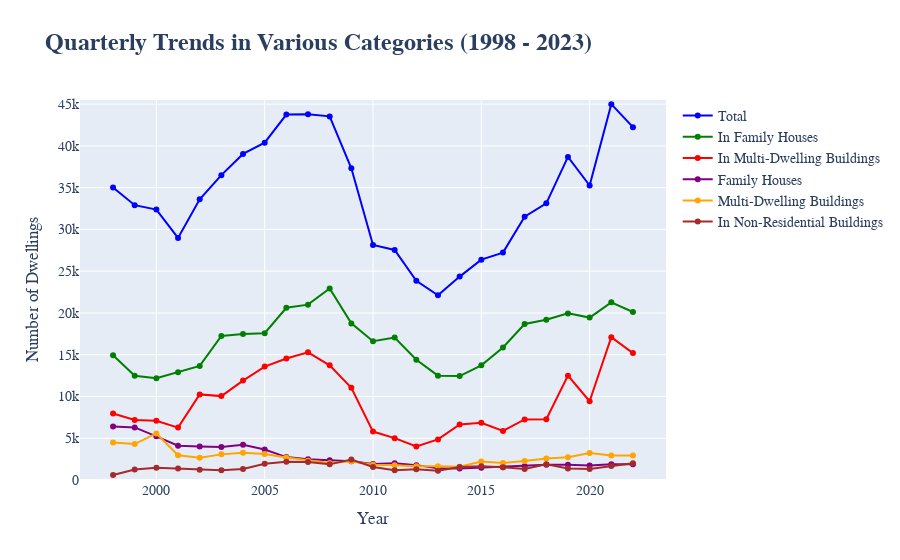

The notebook cell saved with this chart:
### Code cell
# Import required libraries
import pandas as pd
import plotly.graph_objects as go

def load_and_clean_data(file_path):
    """Load and clean the dataset."""
    # Load the data
    df = pd.read_excel(file_path)
    # ... [The rest of your cleaning code]
    return df_clean

def plot_quarterly_trends(df):
    """Plot the quarterly trend in various categories."""
    
    # Create a subplot with shared x-axis
    fig = go.Figure()

    # Add traces for different categories
    fig.add_trace(go.Scatter(x=df['Year'], y=df['Total_Dwellings'], mode='lines+markers', name='Total',
                             line=dict(color='blue')))
    fig.add_trace(go.Scatter(x=df['Year'], y=df['Family_Houses'], mode='lines+markers', name='In Family Houses',
                             line=dict(color='green')))
    fig.add_trace(go.Scatter(x=df['Year'], y=df['Multi_Dwelling_Buildings'], mode='lines+markers', name='In Multi-Dwelling Buildings',
                             line=dict(color='red')))
    fig.add_trace(go.Scatter(x=df['Year'], y=df['Change_Existing_Family_Houses'], mode='lines+markers', name='Family Houses',
                             line=dict(color='purple')))
    fig.add_trace(go.Scatter(x=df['Year'], y=df['Change_Existing_Multi_Dwelling_Buildings'], mode='lines+markers', name='Multi-Dwelling Buildings',
                             line=dict(color='orange')))
    fig.add_trace(go.Scatter(x=df['Year'], y=df['Non_Residential_Buildings'], mode='lines+markers', name='In Non-Residential Buildings',
                             line=dict(color='brown')))
    
    # Customize the layout
    fig.update_layout(
        title='<b>Quarterly Trends in Various Categories (1998 - 2023)</b>',
        xaxis_title='Year',
        yaxis_title='Number of Dwellings',
        font=dict(
            family="Arial, monospace",
            size=14
        ),
        title_font=dict(
            size=24,
            family="Arial, bold"
        )
    )
    
    fig.update_yaxes(range=[0, df[['Total_Dwellings', 'Family_Houses', 'Multi_Dwelling_Buildings', 
                                   'Change_Existing_Family_Houses', 'Change_Existing_Multi_Dwelling_Buildings', 
                                   'Non_Residential_Buildings']].max().max() + 500])  # Start y-axis from 0
    
    # Show the plot
    fig.show()

df_clean = load_and_clean_data(file_path)

# Plot the quarterly trends in various categories
plot_quarterly_trends(df_clean)

### Figure 1 — Plotly figure (JSON) as saved in the notebook; plotly's stock layout.template omitted (floating-point values rounded to 4 significant figures)
{"data": [{"line": {"color": "blue"}, "mode": "lines+markers", "name": "Total", "type": "scatter", "x": [1998, 1999, 2000, 2001, 2002, 2003, 2004, 2005, 2006, 2007, 2008, 2009, 2010, 2011, 2012, 2013, 2014, 2015, 2016, 2017, 2018, 2019, 2020, 2021, 2022], "y": [35027, 32900, 32377, 28983, 33606, 36496, 39037, 40381, 43747, 43796, 43531, 37319, 28135, 27535, 23853, 22108, 24351, 26378, 27224, 31521, 33121, 38677, 35254, 44992, 42242]}, {"line": {"color": "green"}, "mode": "lines+markers", "name": "In Family Houses", "type": "scatter", "x": [1998, 1999, 2000, 2001, 2002, 2003, 2004, 2005, 2006, 2007, 2008, 2009, 2010, 2011, 2012, 2013, 2014, 2015, 2016, 2017, 2018, 2019, 2020, 2021, 2022], "y": [14933, 12489, 12177, 12895, 13659, 17250, 17485, 17579, 20620, 20990, 22918, 18750, 16611, 17060, 14399, 12490, 12440, 13727, 15865, 18678, 19186, 19947, 19446, 21271, 20109]}, {"line": {"color": "red"}, "mode": "lines+markers", "name": "In Multi-Dwelling Buildings", "type": "scatter", "x": [1998, 1999, 2000, 2001, 2002, 2003, 2004, 2005, 2006, 2007, 2008, 2009, 2010, 2011, 2012, 2013, 2014, 2015, 2016, 2017, 2018, 2019, 2020, 2021, 2022], "y": [7961, 7192, 7097, 6276, 10246, 10043, 11901, 13574, 14541, 15283, 13724, 11045, 5798, 5013, 4022, 4857, 6657, 6848, 5870, 7244, 7280, 12491, 9426, 17098, 15189]}, {"line": {"color": "purple"}, "mode": "lines+markers", "name": "Family Houses", "type": "scatter", "x": [1998, 1999, 2000, 2001, 2002, 2003, 2004, 2005, 2006, 2007, 2008, 2009, 2010, 2011, 2012, 2013, 2014, 2015, 2016, 2017, 2018, 2019, 2020, 2021, 2022], "y": [6411, 6295, 5231, 4100, 4008, 3951, 4212, 3649, 2745, 2498, 2360, 2250, 1914, 1993, 1780, 1405, 1362, 1467, 1525, 1643, 1814, 1816, 1732, 1882, 1890]}, {"line": {"color": "orange"}, "mode": "lines+markers", "name": "Multi-Dwelling Buildings", "type": "scatter", "x": [1998, 1999, 2000, 2001, 2002, 2003, 2004, 2005, 2006, 2007, 2008, 2009, 2010, 2011, 2012, 2013, 2014, 2015, 2016, 2017, 2018, 2019, 2020, 2021, 2022], "y": [4481, 4306, 5574, 2971, 2665, 3068, 3266, 3120, 2680, 2314, 2028, 2234, 1834, 1753, 1634, 1635, 1600, 2225, 2037, 2286, 2581, 2732, 3244, 2946, 2942]}, {"line": {"color": "brown"}, "mode": "lines+markers", "name": "In Non-Residential Buildings", "type": "scatter", "x": [1998, 1999, 2000, 2001, 2002, 2003, 2004, 2005, 2006, 2007, 2008, 2009, 2010, 2011, 2012, 2013, 2014, 2015, 2016, 2017, 2018, 2019, 2020, 2021, 2022], "y": [593, 1247, 1453, 1384, 1225, 1167, 1318, 1932, 2182, 2166, 1872, 2458, 1564, 1175, 1277, 1100, 1566, 1635, 1540, 1325, 1872, 1390, 1313, 1676, 2018]}], "layout": {"font": {"family": "Arial, monospace", "size": 14}, "title": {"font": {"family": "Arial, bold", "size": 24}, "text": "<b>Quarterly Trends in Various Categories (1998 - 2023)</b>"}, "xaxis": {"title": {"text": "Year"}}, "yaxis": {"range": [0, 45492], "title": {"text": "Number of Dwellings"}}}}
